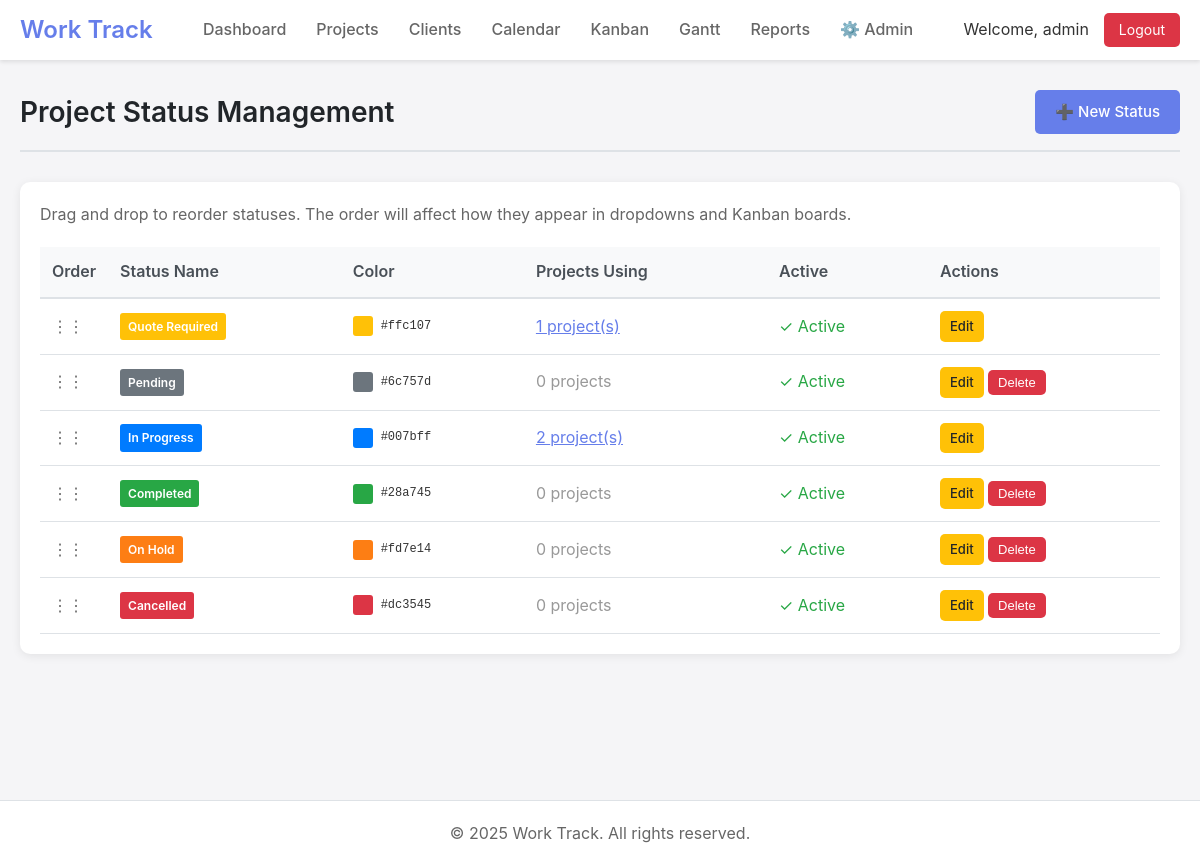
The app's page /status.php (signed in) with its own data.
### tables this page shows
CREATE TABLE project_statuses (
    id INTEGER PRIMARY KEY AUTOINCREMENT,
    name TEXT NOT NULL,
    color TEXT DEFAULT '#007bff',
    sort_order INTEGER DEFAULT 0,
    is_active BOOLEAN DEFAULT 1
);

### includes/db.php (called while the page is built, shortened)
<?php
class Database {
    private static $instance = null;
    private $conn;
    private function __construct() {
        try {
            $this->conn = new PDO('sqlite:' . DB_PATH);
            $this->conn->setAttribute(PDO::ATTR_ERRMODE, PDO::ERRMODE_EXCEPTION);
            $this->conn->setAttribute(PDO::ATTR_DEFAULT_FETCH_MODE, PDO::FETCH_ASSOC);
            $this->conn->exec('PRAGMA foreign_keys = ON');
        } catch (PDOException $e) {
            die("Connection failed: " . $e->getMessage());
        }
    }
    public static function getInstance() {
        if (!self::$instance) {
            self::$instance = new Database();
        }
        return self::$instance;
    }
    public function query($sql, $params = []) {
        try {
            $stmt = $this->conn->prepare($sql);
            $stmt->execute($params);
            return $stmt;
        } catch (PDOException $e) {
            if (DEBUG_MODE) {
                throw $e;
            }
            error_log($e->getMessage());
            return false;
        }
    }
    public function fetchAll($sql, $params = []) {
        $stmt = $this->query($sql, $params);
        return $stmt ? $stmt->fetchAll() : [];
    }
}
?>

### includes/models/ProjectStatus.php (called while the page is built, shortened)
<?php
require_once dirname(__DIR__) . '/db.php';
class ProjectStatus {
    private $db;
    public function __construct() {
        $this->db = Database::getInstance();
    }
    public function getUsageStats() {
        return $this->db->fetchAll("
            SELECT ps.*, COUNT(p.id) as project_count
            FROM project_statuses ps
            LEFT JOIN projects p ON ps.id = p.status_id
            GROUP BY ps.id
            ORDER BY ps.sort_order ASC
        ");
    }
}

### status.php (the view, shortened to what this page needs)
<?php
require_once 'includes/header.php';
require_once 'includes/models/ProjectStatus.php';
$statusModel = new ProjectStatus();
$statuses = $statusModel->getUsageStats();
$editStatus = null;
$showForm = isset($_GET['action']) && $_GET['action'] === 'new' || $editStatus;
?>
<div class="page-header">
    <h1 class="page-title">Project Status Management</h1>
    <div class="page-actions">
        <a href="?action=new" class="btn btn-primary">➕ New Status</a>
    </div>
</div>
<?php if ($showForm): ?>
<div class="form-container">
    <h2><?php echo $editStatus ? 'Edit Status' : 'New Status'; ?></h2>
    <form method="POST">
        <input type="hidden" name="action" value="<?php echo $editStatus ? 'update' : 'create'; ?>">
        <?php if ($editStatus): ?>
            <input type="hidden" name="id" value="<?php echo $editStatus['id']; ?>">
        <?php endif; ?>
        <div class="form-group">
            <label for="name">Status Name *</label>
            <input type="text" id="name" name="name" class="form-control" value="<?php echo htmlspecialchars($editStatus['name'] ?? ''); ?>" required>
        </div>
        <div class="form-group">
            <label for="color">Status Color *</label>
            <div style="display: flex; gap: 10px; align-items: center;">
                <input type="color" id="color" name="color" class="form-control" value="<?php echo $editStatus['color'] ?? '#007bff'; ?>" style="width: 60px; height: 40px; padding: 0;">
                <input type="text" id="color-text" class="form-control" value="<?php echo $editStatus['color'] ?? '#007bff'; ?>" style="width: 100px;">
            </div>
        </div>
        <div class="form-group">
            <label>
                <input type="checkbox" name="is_active" <?php echo ($editStatus['is_active'] ?? 1) ? 'checked' : ''; ?>>
                Active Status
            </label>
        </div>
        <div style="display: flex; gap: 10px;">
            <button type="submit" class="btn btn-primary">Save Status</button>
            <a href="status.php" class="btn btn-secondary">Cancel</a>
        </div>
    </form>
</div>
<script>
// Sync color picker and text input
document.getElementById('color').addEventListener('input', function() {
    document.getElementById('color-text').value = this.value;
});
document.getElementById('color-text').addEventListener('input', function() {
    document.getElementById('color').value = this.value;
});
</script>
<?php else: ?>
<div class="table-container">
    <div style="margin-bottom: 20px;">
        <p style="color: #666;">Drag and drop to reorder statuses. The order will affect how they appear in dropdowns and Kanban boards.</p>
    </div>
    <table id="status-table">
        <thead>
            <tr>
                <th style="width: 30px;">Order</th>
                <th>Status Name</th>
                <th>Color</th>
                <th>Projects Using</th>
                <th>Active</th>
                <th>Actions</th>
            </tr>
        </thead>
        <tbody id="status-tbody">
            <?php foreach ($statuses as $status): ?>
                <tr data-status-id="<?php echo $status['id']; ?>" style="cursor: move;">
                    <td>
                        <span style="color: #666;">⋮⋮</span>
                    </td>
                    <td>
                        <div style="display: flex; align-items: center; gap: 10px;">
                            <span class="status-badge" style="background: <?php echo $status['color']; ?>; color: white; padding: 4px 8px; border-radius: 3px;">
                                <?php echo htmlspecialchars($status['name']); ?>
                            </span>
                        </div>
                    </td>
                    <td>
                        <div style="display: flex; align-items: center; gap: 8px;">
                            <div style="width: 20px; height: 20px; background: <?php echo $status['color']; ?>; border-radius: 3px;"></div>
                            <span style="font-family: monospace; font-size: 12px;"><?php echo $status['color']; ?></span>
                        </div>
                    </td>
                    <td>
                        <?php if ($status['project_count'] > 0): ?>
                            <a href="projects.php?status=<?php echo $status['id']; ?>" style="color: #667eea;">
                                <?php echo $status['project_count']; ?> project(s)
                            </a>
                        <?php else: ?>
                            <span style="color: #999;">0 projects</span>
                        <?php endif; ?>
                    </td>
                    <td>
                        <?php if ($status['is_active']): ?>
                            <span style="color: #28a745;">✓ Active</span>
                        <?php else: ?>
                            <span style="color: #dc3545;">✗ Inactive</span>
                        <?php endif; ?>
                    </td>
                    <td>
                        <a href="?edit=<?php echo $status['id']; ?>" class="btn btn-sm btn-warning">Edit</a>
                        <?php if ($status['project_count'] == 0): ?>
                            <form method="POST" style="display: inline-block;" onsubmit="return confirm('Are you sure you want to delete this status?');">
                                <button type="submit" class="btn btn-sm btn-danger">Delete</button>
                            </form>
                        <?php endif; ?>
                    </td>
                </tr>
            <?php endforeach; ?>
        </tbody>
    </table>
</div>
<?php endif; ?>
<?php require_once 'includes/footer.php'; ?>

### public/css/style.css (style rules this page uses)
* { margin: 0; padding: 0; box-sizing: border-box; }
body { font-family: -apple-system, BlinkMacSystemFont, "Segoe UI", Roboto, "Helvetica Neue", Arial, sans-serif; background: #f5f5f7; color: #333; line-height: 1.6; }
.table-container { background: white; border-radius: 10px; padding: 20px; box-shadow: 0 2px 10px rgba(0,0,0,0.08); overflow-x: auto; }
table { width: 100%; border-collapse: collapse; }
th { text-align: left; padding: 12px; background: #f8f9fa; font-weight: 600; color: #495057; border-bottom: 2px solid #dee2e6; }
td { padding: 12px; border-bottom: 1px solid #dee2e6; }
.btn { padding: 10px 20px; border: none; border-radius: 5px; font-size: 15px; font-weight: 500; cursor: pointer; transition: all 0.3s; text-decoration: none; display: inline-block; }
.btn-primary { background: #667eea; color: white; }
.btn-danger { background: #dc3545; color: white; }
.btn-warning { background: #ffc107; color: #212529; }
.status-badge { padding: 4px 10px; border-radius: 15px; font-size: 12px; font-weight: 600; display: inline-block; }
.page-header { margin-bottom: 30px; padding-bottom: 15px; border-bottom: 2px solid #dee2e6; display: flex; justify-content: space-between; align-items: center; }
.page-title { font-size: 28px; font-weight: 600; color: #212529; }
.page-actions { display: flex; gap: 10px; }

### status.php (style rules this page uses)
.btn-sm { padding: 5px 10px; font-size: 13px; }

### records on screen
project_statuses: name "Quote Required", color "#ffc107", project_count "1", is_active "✓ Active"
project_statuses: name "Pending", color "#6c757d", shows "0 projects", is_active "✓ Active"
project_statuses: name "In Progress", color "#007bff", project_count "2", is_active "✓ Active"
project_statuses: name "Completed", color "#28a745", shows "0 projects", is_active "✓ Active"
project_statuses: name "On Hold", color "#fd7e14", shows "0 projects", is_active "✓ Active"
project_statuses: name "Cancelled", color "#dc3545", shows "0 projects", is_active "✓ Active"

### other values on screen
SITE_NAME "Work Track"
Auth::getCurrentUsername() "admin"
